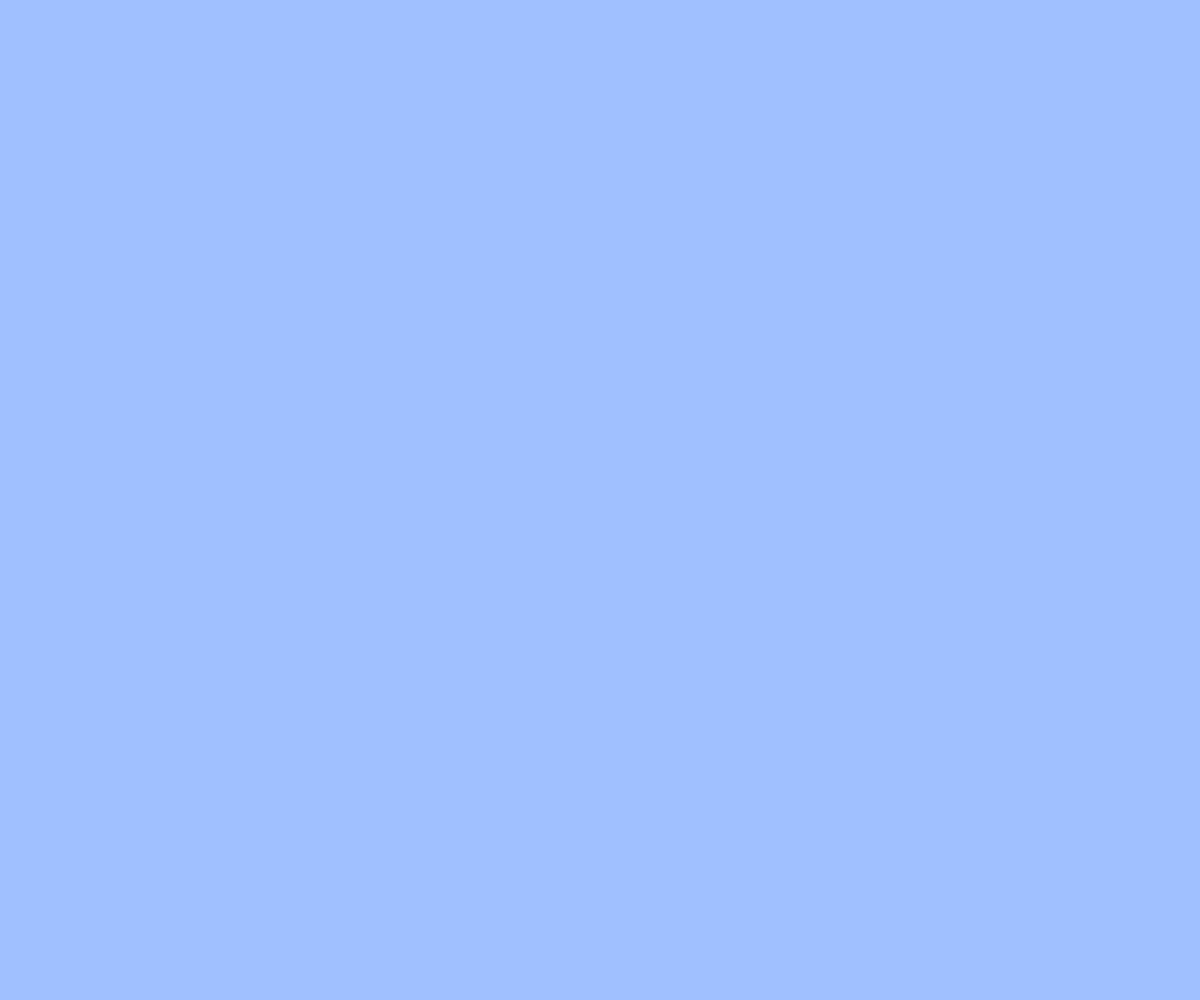
Frame 1 (no input)
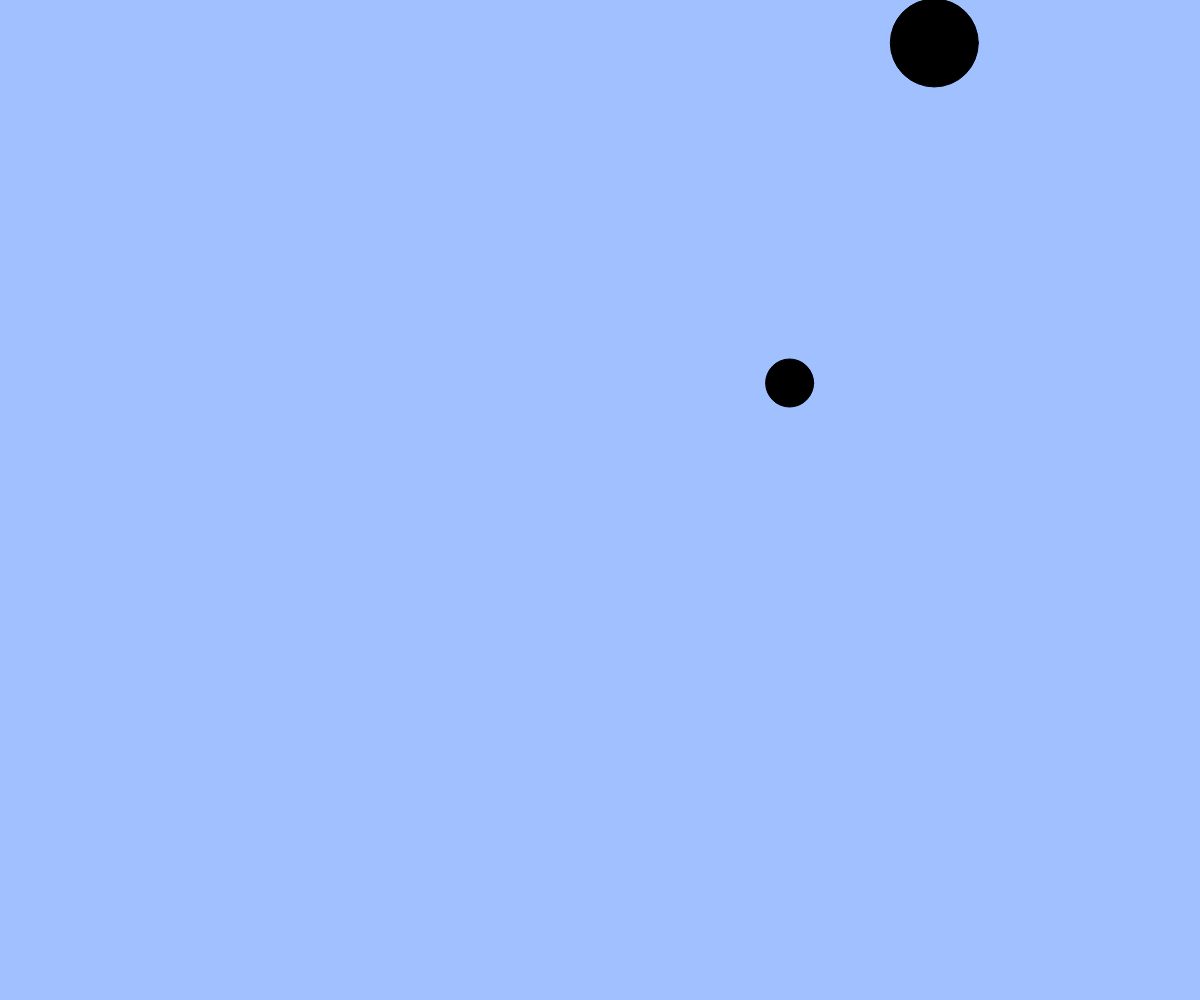
Frame 60 (no input)
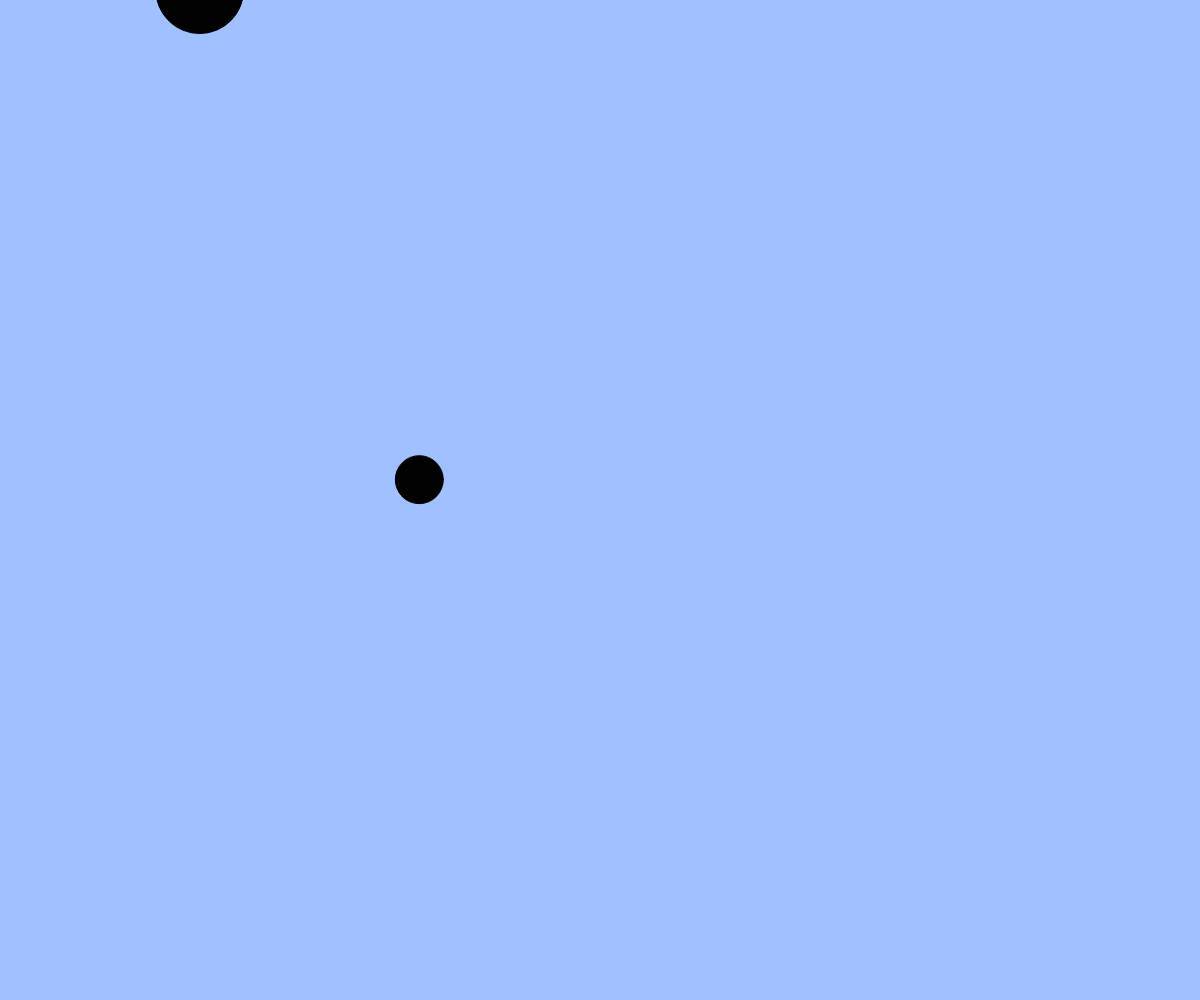
Frame 120 (the mouse pressed at the canvas centre since frame 60)

The p5.js sketch that drew these frames (run headless with seeded random() and noise() and a simulated clock; from frame 60 on, the mouse is pressed at the canvas centre):

// p5.js sketch
// ── sketch.js
// たくさん出てくるアニメーション
let balls;
let targets; // 追加（ボールを当てる的）

function setup(){
  createCanvas(windowWidth, windowHeight);
  balls = [];
  targets = [];
}

function windowResized(){
  resizeCanvas(windowWidth, windowHeight);
}

function draw(){
  background(160, 192, 255);

  // 的のアニメーション（注意：追加しないと何も起きない）
  for(let i = 0; i < targets.length; i++){
    let t = targets[i];
    fill(0);
    ellipse(t.x, t.y, t.size);
    t.x += t.vx;
    t.y += t.vy;
    t.size += 2;
  }

  // ボールのアニメーション
  for(let i = 0; i < balls.length; i++){
    let b = balls[i];
    fill(255);
    ellipse(b.x, b.y, b.size);
    b.x += b.vx;
    b.y += b.vy;
  }

  // 画面外に出たボールを配列から削除する
  const ballsInCanvas = []; // 画面内のボールを一時的に保持する配列
  for(let i = 0; i < balls.length; i++){
    let b = balls[i];
    if(b.x > 0 && b.x < width && b.y > 0 && b.y < height){ // 画面内
      ballsInCanvas.push(b);
    }
  }
  balls = ballsInCanvas; // 画面内のボールだけを残す

  // 補足：filter 関数を使うともっと簡単に書ける
  // balls = balls.filter(insideCanvas);

  if(frameCount % 20 === 0) { // 20フレームごとに新しい的を追加する
    // BLANK[1] 新しい的オブジェクトを作成して targets 配列に追加しよう
    let a ={ x: windowWidth / 2, y: windowHeight / 2, vx: random(-20, 20), vy: random(-20, 20), size: 10};
    targets.push(a);
  }

  // ボールに当たった or 大きくなりすぎた的を配列から削除する
  const activeTargets = []; // 生き残った的を一時的に保持する配列
  for(let i = 0; i < targets.length; i++){
    let t = targets[i];
    if(t.size < 200){ // 大きくなりすぎていない
      let hit = false;
      for(let j = 0; j < balls.length; j++){ // すべてのボールと衝突判定
        let b = balls[j];
        // BLANK[2]
        if(attack(b.x, b.y, b.size, t.x, t.y, t.size)){
          hit = true;
        }
      }
      if(!hit) activeTargets.push(t); // 衝突していなければ生き残る
    }
  }
  targets = activeTargets; // 生き残った的だけを残す
}

function attack(x1, y1, size1, x2, y2, size2){
  return dist(x1, y1, x2, y2) < (size1 / 2 + size2 / 2);
}

function mouseDragged(){
  const dx = mouseX - pmouseX;
  const dy = mouseY - pmouseY;
  if(mag(dx, dy) > 5){
    const b = { x: mouseX, y: mouseY, size: 20, vx: dx, vy: dy };
    balls.push(b);
  }
}

function insideCanvas(b) {
  return b.x > 0 && b.x < width && b.y > 0 && b.y < height;
}
